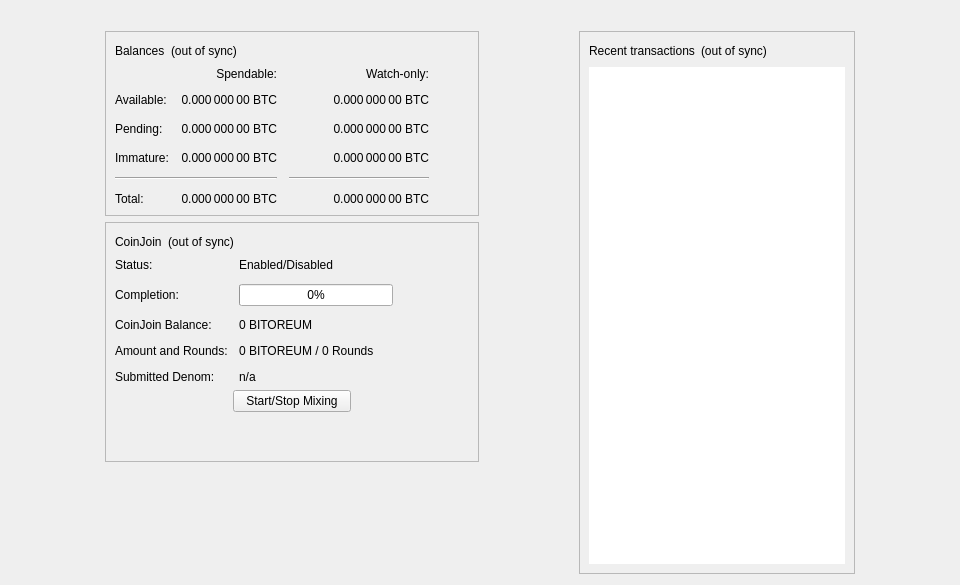
<?xml version="1.0" encoding="UTF-8"?>
<ui version="4.0">
 <class>OverviewPage</class>
 <widget class="QWidget" name="OverviewPage">
  <property name="geometry">
   <rect>
    <x>0</x>
    <y>0</y>
    <width>960</width>
    <height>585</height>
   </rect>
  </property>
  <property name="minimumSize">
   <size>
    <width>960</width>
    <height>0</height>
   </size>
  </property>
  <property name="windowTitle">
   <string>Form</string>
  </property>
  <layout class="QVBoxLayout" name="topLayout">
   <item>
    <widget class="QLabel" name="labelAlerts">
     <property name="visible">
      <bool>false</bool>
     </property>
     <property name="wordWrap">
      <bool>true</bool>
     </property>
     <property name="margin">
      <number>3</number>
     </property>
     <property name="textInteractionFlags">
      <set>Qt::TextSelectableByMouse</set>
     </property>
    </widget>
   </item>
   <item>
    <layout class="QHBoxLayout" name="horizontalLayout" stretch="1,0,1,0,1">
     <item>
      <spacer name="horizontalSpacerLeft">
       <property name="orientation">
        <enum>Qt::Horizontal</enum>
       </property>
       <property name="sizeType">
        <enum>QSizePolicy::Preferred</enum>
       </property>
       <property name="sizeHint" stdset="0">
        <size>
         <width>10</width>
         <height>20</height>
        </size>
       </property>
      </spacer>
     </item>
     <item>
      <layout class="QVBoxLayout" name="verticalLayout_2">
       <item>
        <widget class="QFrame" name="frame">
         <property name="frameShape">
          <enum>QFrame::StyledPanel</enum>
         </property>
         <property name="frameShadow">
          <enum>QFrame::Raised</enum>
         </property>
         <layout class="QVBoxLayout" name="verticalLayout_4">
          <item>
           <layout class="QHBoxLayout" name="horizontalLayout_4">
            <item>
             <widget class="QLabel" name="label_5">
              <property name="text">
               <string>Balances</string>
              </property>
             </widget>
            </item>
            <item>
             <widget class="QLabel" name="labelWalletStatus">
              <property name="toolTip">
               <string>The displayed information may be out of date. Your wallet automatically synchronizes with the Bitoreum network after a connection is established, but this process has not completed yet.</string>
              </property>
              <property name="text">
               <string notr="true">(out of sync)</string>
              </property>
              <property name="alignment">
               <set>Qt::AlignLeading|Qt::AlignLeft|Qt::AlignVCenter</set>
              </property>
             </widget>
            </item>
            <item>
             <spacer name="horizontalSpacer_3">
              <property name="orientation">
               <enum>Qt::Horizontal</enum>
              </property>
              <property name="sizeHint" stdset="0">
               <size>
                <width>40</width>
                <height>20</height>
               </size>
              </property>
             </spacer>
            </item>
           </layout>
          </item>
          <item>
           <layout class="QGridLayout" name="gridLayout">
            <property name="spacing">
             <number>12</number>
            </property>
            <item row="2" column="2">
             <widget class="QLabel" name="labelWatchPending">
              <property name="cursor">
               <cursorShape>IBeamCursor</cursorShape>
              </property>
              <property name="toolTip">
               <string>Unconfirmed transactions to watch-only addresses</string>
              </property>
              <property name="text">
               <string notr="true">0.000 000 00 BTC</string>
              </property>
              <property name="alignment">
               <set>Qt::AlignRight|Qt::AlignTrailing|Qt::AlignVCenter</set>
              </property>
              <property name="textInteractionFlags">
               <set>Qt::LinksAccessibleByMouse|Qt::TextSelectableByKeyboard|Qt::TextSelectableByMouse</set>
              </property>
             </widget>
            </item>
            <item row="2" column="1">
             <widget class="QLabel" name="labelUnconfirmed">
              <property name="cursor">
               <cursorShape>IBeamCursor</cursorShape>
              </property>
              <property name="toolTip">
               <string>Total of transactions that have yet to be confirmed, and do not yet count toward the spendable balance</string>
              </property>
              <property name="text">
               <string notr="true">0.000 000 00 BTC</string>
              </property>
              <property name="alignment">
               <set>Qt::AlignRight|Qt::AlignTrailing|Qt::AlignVCenter</set>
              </property>
              <property name="textInteractionFlags">
               <set>Qt::LinksAccessibleByMouse|Qt::TextSelectableByKeyboard|Qt::TextSelectableByMouse</set>
              </property>
             </widget>
            </item>
            <item row="3" column="2">
             <widget class="QLabel" name="labelWatchImmature">
              <property name="cursor">
               <cursorShape>IBeamCursor</cursorShape>
              </property>
              <property name="toolTip">
               <string>Mined balance in watch-only addresses that has not yet matured</string>
              </property>
              <property name="text">
               <string notr="true">0.000 000 00 BTC</string>
              </property>
              <property name="alignment">
               <set>Qt::AlignRight|Qt::AlignTrailing|Qt::AlignVCenter</set>
              </property>
              <property name="textInteractionFlags">
               <set>Qt::LinksAccessibleByMouse|Qt::TextSelectableByKeyboard|Qt::TextSelectableByMouse</set>
              </property>
             </widget>
            </item>
            <item row="4" column="0" colspan="2">
             <widget class="Line" name="lineSpendableBalance">
              <property name="orientation">
               <enum>Qt::Horizontal</enum>
              </property>
             </widget>
            </item>
            <item row="4" column="2">
             <widget class="Line" name="lineWatchBalance">
              <property name="sizePolicy">
               <sizepolicy hsizetype="Preferred" vsizetype="Fixed">
                <horstretch>0</horstretch>
                <verstretch>0</verstretch>
               </sizepolicy>
              </property>
              <property name="minimumSize">
               <size>
                <width>140</width>
                <height>0</height>
               </size>
              </property>
              <property name="orientation">
               <enum>Qt::Horizontal</enum>
              </property>
             </widget>
            </item>
            <item row="5" column="0">
             <widget class="QLabel" name="labelTotalText">
              <property name="text">
               <string>Total:</string>
              </property>
             </widget>
            </item>
            <item row="3" column="1">
             <widget class="QLabel" name="labelImmature">
              <property name="cursor">
               <cursorShape>IBeamCursor</cursorShape>
              </property>
              <property name="toolTip">
               <string>Mined balance that has not yet matured</string>
              </property>
              <property name="text">
               <string notr="true">0.000 000 00 BTC</string>
              </property>
              <property name="alignment">
               <set>Qt::AlignRight|Qt::AlignTrailing|Qt::AlignVCenter</set>
              </property>
              <property name="textInteractionFlags">
               <set>Qt::LinksAccessibleByMouse|Qt::TextSelectableByKeyboard|Qt::TextSelectableByMouse</set>
              </property>
             </widget>
            </item>
            <item row="2" column="3">
             <spacer name="horizontalSpacer_2">
              <property name="orientation">
               <enum>Qt::Horizontal</enum>
              </property>
              <property name="sizeHint" stdset="0">
               <size>
                <width>40</width>
                <height>20</height>
               </size>
              </property>
             </spacer>
            </item>
            <item row="3" column="0">
             <widget class="QLabel" name="labelImmatureText">
              <property name="text">
               <string>Immature:</string>
              </property>
             </widget>
            </item>
            <item row="5" column="1">
             <widget class="QLabel" name="labelTotal">
              <property name="cursor">
               <cursorShape>IBeamCursor</cursorShape>
              </property>
              <property name="toolTip">
               <string>Your current total balance</string>
              </property>
              <property name="text">
               <string notr="true">0.000 000 00 BTC</string>
              </property>
              <property name="alignment">
               <set>Qt::AlignRight|Qt::AlignTrailing|Qt::AlignVCenter</set>
              </property>
              <property name="textInteractionFlags">
               <set>Qt::LinksAccessibleByMouse|Qt::TextSelectableByKeyboard|Qt::TextSelectableByMouse</set>
              </property>
             </widget>
            </item>
            <item row="5" column="2">
             <widget class="QLabel" name="labelWatchTotal">
              <property name="cursor">
               <cursorShape>IBeamCursor</cursorShape>
              </property>
              <property name="toolTip">
               <string>Current total balance in watch-only addresses</string>
              </property>
              <property name="text">
               <string notr="true">0.000 000 00 BTC</string>
              </property>
              <property name="alignment">
               <set>Qt::AlignRight|Qt::AlignTrailing|Qt::AlignVCenter</set>
              </property>
              <property name="textInteractionFlags">
               <set>Qt::LinksAccessibleByMouse|Qt::TextSelectableByKeyboard|Qt::TextSelectableByMouse</set>
              </property>
             </widget>
            </item>
            <item row="0" column="2">
             <widget class="QLabel" name="labelWatchonly">
              <property name="text">
               <string>Watch-only:</string>
              </property>
              <property name="alignment">
               <set>Qt::AlignRight|Qt::AlignTrailing|Qt::AlignVCenter</set>
              </property>
             </widget>
            </item>
            <item row="1" column="0">
             <widget class="QLabel" name="labelBalanceText">
              <property name="text">
               <string>Available:</string>
              </property>
             </widget>
            </item>
            <item row="1" column="1">
             <widget class="QLabel" name="labelBalance">
              <property name="cursor">
               <cursorShape>IBeamCursor</cursorShape>
              </property>
              <property name="toolTip">
               <string>Your current spendable balance</string>
              </property>
              <property name="text">
               <string notr="true">0.000 000 00 BTC</string>
              </property>
              <property name="alignment">
               <set>Qt::AlignRight|Qt::AlignTrailing|Qt::AlignVCenter</set>
              </property>
              <property name="textInteractionFlags">
               <set>Qt::LinksAccessibleByMouse|Qt::TextSelectableByKeyboard|Qt::TextSelectableByMouse</set>
              </property>
             </widget>
            </item>
            <item row="1" column="2">
             <widget class="QLabel" name="labelWatchAvailable">
              <property name="cursor">
               <cursorShape>IBeamCursor</cursorShape>
              </property>
              <property name="toolTip">
               <string>Your current balance in watch-only addresses</string>
              </property>
              <property name="text">
               <string notr="true">0.000 000 00 BTC</string>
              </property>
              <property name="alignment">
               <set>Qt::AlignRight|Qt::AlignTrailing|Qt::AlignVCenter</set>
              </property>
              <property name="textInteractionFlags">
               <set>Qt::LinksAccessibleByMouse|Qt::TextSelectableByKeyboard|Qt::TextSelectableByMouse</set>
              </property>
             </widget>
            </item>
            <item row="2" column="0">
             <widget class="QLabel" name="labelPendingText">
              <property name="text">
               <string>Pending:</string>
              </property>
             </widget>
            </item>
            <item row="0" column="1">
             <widget class="QLabel" name="labelSpendable">
              <property name="text">
               <string>Spendable:</string>
              </property>
              <property name="alignment">
               <set>Qt::AlignRight|Qt::AlignTrailing|Qt::AlignVCenter</set>
              </property>
             </widget>
            </item>
           </layout>
          </item>
         </layout>
        </widget>
       </item>
       <item>
        <widget class="QFrame" name="frameCoinJoin">
         <property name="layoutDirection">
          <enum>Qt::LeftToRight</enum>
         </property>
         <property name="frameShape">
          <enum>QFrame::StyledPanel</enum>
         </property>
         <property name="frameShadow">
          <enum>QFrame::Raised</enum>
         </property>
         <layout class="QVBoxLayout" name="VerticalLayout_PS1">
          <item>
           <layout class="QHBoxLayout" name="horizontalLayout_5">
            <item>
             <widget class="QLabel" name="labelCoinJoinHeader">
              <property name="text">
               <string notr="true">CoinJoin</string>
              </property>
             </widget>
            </item>
            <item>
             <widget class="QLabel" name="labelCoinJoinSyncStatus">
              <property name="toolTip">
               <string>The displayed information may be out of date. Your wallet automatically synchronizes with the Bitoreum network after a connection is established, but this process has not completed yet.</string>
              </property>
              <property name="text">
               <string notr="true">(out of sync)</string>
              </property>
              <property name="alignment">
               <set>Qt::AlignLeading|Qt::AlignLeft|Qt::AlignVCenter</set>
              </property>
             </widget>
            </item>
            <item>
             <spacer name="horizontalSpacer_4">
              <property name="orientation">
               <enum>Qt::Horizontal</enum>
              </property>
              <property name="sizeHint" stdset="0">
               <size>
                <width>40</width>
                <height>20</height>
               </size>
              </property>
             </spacer>
            </item>
           </layout>
          </item>
          <item>
           <layout class="QFormLayout" name="coinJoinFormLayout">
            <property name="fieldGrowthPolicy">
             <enum>QFormLayout::AllNonFixedFieldsGrow</enum>
            </property>
            <property name="horizontalSpacing">
             <number>11</number>
            </property>
            <property name="verticalSpacing">
             <number>12</number>
            </property>
            <item row="0" column="0">
             <widget class="QLabel" name="labelCoinJoinEnabledText">
              <property name="text">
               <string>Status:</string>
              </property>
             </widget>
            </item>
            <item row="0" column="1">
             <widget class="QLabel" name="labelCoinJoinEnabled">
              <property name="text">
               <string>Enabled/Disabled</string>
              </property>
             </widget>
            </item>
            <item row="1" column="0">
             <widget class="QLabel" name="labelCompletitionText">
              <property name="text">
               <string>Completion:</string>
              </property>
             </widget>
            </item>
            <item row="1" column="1">
             <widget class="QProgressBar" name="coinJoinProgress">
              <property name="maximumSize">
               <size>
                <width>154</width>
                <height>16777215</height>
               </size>
              </property>
              <property name="value">
               <number>0</number>
              </property>
             </widget>
            </item>
            <item row="2" column="0">
             <widget class="QLabel" name="labelAnonymizedText">
              <property name="text">
               <string notr="true">CoinJoin Balance:</string>
              </property>
             </widget>
            </item>
            <item row="2" column="1">
             <widget class="QLabel" name="labelAnonymized">
              <property name="text">
               <string notr="true">0 BITOREUM</string>
              </property>
             </widget>
            </item>
            <item row="3" column="0">
             <widget class="QLabel" name="labelAmountAndRoundsText">
              <property name="text">
               <string>Amount and Rounds:</string>
              </property>
             </widget>
            </item>
            <item row="3" column="1">
             <widget class="QLabel" name="labelAmountRounds">
              <property name="text">
               <string notr="true">0 BITOREUM / 0 Rounds</string>
              </property>
             </widget>
            </item>
            <item row="4" column="0">
             <widget class="QLabel" name="labelSubmittedDenomText">
              <property name="text">
               <string>Submitted Denom:</string>
              </property>
             </widget>
            </item>
            <item row="4" column="1">
             <widget class="QLabel" name="labelSubmittedDenom">
              <property name="toolTip">
               <string>The denominations you submitted to the Smartnode.&lt;br&gt;To mix, other users must submit the exact same denominations.</string>
              </property>
              <property name="text">
               <string>n/a</string>
              </property>
              <property name="wordWrap">
               <bool>true</bool>
              </property>
             </widget>
            </item>
           </layout>
          </item>
          <item>
           <layout class="QVBoxLayout" name="VerticalLayout_PS">
            <item>
             <layout class="QHBoxLayout" name="horizontalLayout_3">
              <property name="topMargin">
               <number>0</number>
              </property>
              <item>
               <spacer name="horizontalSpacer_5">
                <property name="orientation">
                 <enum>Qt::Horizontal</enum>
                </property>
                <property name="sizeHint" stdset="0">
                 <size>
                  <width>40</width>
                  <height>20</height>
                 </size>
                </property>
               </spacer>
              </item>
              <item>
               <widget class="QPushButton" name="toggleCoinJoin">
                <property name="sizePolicy">
                 <sizepolicy hsizetype="MinimumExpanding" vsizetype="Fixed">
                  <horstretch>0</horstretch>
                  <verstretch>0</verstretch>
                 </sizepolicy>
                </property>
                <property name="text">
                 <string>Start/Stop Mixing</string>
                </property>
               </widget>
              </item>
              <item>
               <spacer name="horizontalSpacer_6">
                <property name="orientation">
                 <enum>Qt::Horizontal</enum>
                </property>
                <property name="sizeHint" stdset="0">
                 <size>
                  <width>40</width>
                  <height>20</height>
                 </size>
                </property>
               </spacer>
              </item>
             </layout>
            </item>
            <item>
             <spacer name="verticalSpacer_3">
              <property name="orientation">
               <enum>Qt::Vertical</enum>
              </property>
              <property name="sizeHint" stdset="0">
               <size>
                <width>20</width>
                <height>40</height>
               </size>
              </property>
             </spacer>
            </item>
           </layout>
          </item>
         </layout>
        </widget>
       </item>
       <item>
        <spacer name="verticalSpacer">
         <property name="orientation">
          <enum>Qt::Vertical</enum>
         </property>
         <property name="sizeHint" stdset="0">
          <size>
           <width>20</width>
           <height>40</height>
          </size>
         </property>
        </spacer>
       </item>
      </layout>
     </item>
     <item>
      <spacer name="horizontalSpacerCenter">
       <property name="orientation">
        <enum>Qt::Horizontal</enum>
       </property>
       <property name="sizeHint" stdset="0">
        <size>
         <width>10</width>
         <height>20</height>
        </size>
       </property>
      </spacer>
     </item>
     <item>
      <layout class="QVBoxLayout" name="verticalLayout_3">
       <item>
        <widget class="QFrame" name="frame_2">
         <property name="frameShape">
          <enum>QFrame::StyledPanel</enum>
         </property>
         <property name="frameShadow">
          <enum>QFrame::Raised</enum>
         </property>
         <layout class="QVBoxLayout" name="verticalLayout">
          <item>
           <layout class="QHBoxLayout" name="horizontalLayout_2">
            <item>
             <widget class="QLabel" name="label_4">
              <property name="text">
               <string>Recent transactions</string>
              </property>
             </widget>
            </item>
            <item>
             <widget class="QLabel" name="labelTransactionsStatus">
              <property name="toolTip">
               <string>The displayed information may be out of date. Your wallet automatically synchronizes with the Bitoreum network after a connection is established, but this process has not completed yet.</string>
              </property>
              <property name="text">
               <string notr="true">(out of sync)</string>
              </property>
              <property name="alignment">
               <set>Qt::AlignLeading|Qt::AlignLeft|Qt::AlignVCenter</set>
              </property>
             </widget>
            </item>
            <item>
             <spacer name="horizontalSpacer">
              <property name="orientation">
               <enum>Qt::Horizontal</enum>
              </property>
              <property name="sizeHint" stdset="0">
               <size>
                <width>40</width>
                <height>20</height>
               </size>
              </property>
             </spacer>
            </item>
           </layout>
          </item>
          <item>
           <widget class="QListView" name="listTransactions">
            <property name="frameShape">
             <enum>QFrame::NoFrame</enum>
            </property>
            <property name="verticalScrollBarPolicy">
             <enum>Qt::ScrollBarAlwaysOff</enum>
            </property>
            <property name="horizontalScrollBarPolicy">
             <enum>Qt::ScrollBarAlwaysOff</enum>
            </property>
            <property name="selectionMode">
             <enum>QAbstractItemView::NoSelection</enum>
            </property>
           </widget>
          </item>
         </layout>
        </widget>
       </item>
      </layout>
     </item>
     <item>
      <spacer name="horizontalSpacerRight">
       <property name="orientation">
        <enum>Qt::Horizontal</enum>
       </property>
       <property name="sizeType">
        <enum>QSizePolicy::Preferred</enum>
       </property>
       <property name="sizeHint" stdset="0">
        <size>
         <width>10</width>
         <height>20</height>
        </size>
       </property>
      </spacer>
     </item>
    </layout>
   </item>
  </layout>
 </widget>
 <resources/>
 <connections/>
</ui>
